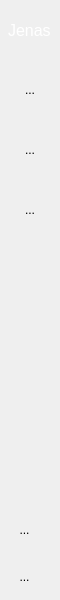
  <widget class="QWidget" name="verticalWidget_1" native="true">
   <property name="geometry">
    <rect>
     <x>0</x>
     <y>0</y>
     <width>60</width>
     <height>600</height>
    </rect>
   </property>
   <property name="minimumSize">
    <size>
     <width>60</width>
     <height>600</height>
    </size>
   </property>
   <property name="maximumSize">
    <size>
     <width>60</width>
     <height>600</height>
    </size>
   </property>
   <property name="styleSheet">
    <string notr="true">QWidget#verticalWidget_1{
background-color: rgb(67, 67, 67);
}
QLabel{
font: 12pt;
color:#FFFFFF;
padding:0px 0px 0px 4px;
}
QLabel:hover,QLabel:presse{
background-color:rgb(160, 160, 160);
}
QToolButton{
border-style:solid;
border-width:0px 0px 0px 0px;
padding:15px;
}
QToolButton:hover{
background-color:rgb(160, 160, 160);
}
QToolButton:checked{
background-color: rgb(180, 180, 180);
}
</string>
   </property>
   <layout class="QVBoxLayout" name="verticalLayout_1">
    <property name="spacing">
     <number>0</number>
    </property>
    <property name="leftMargin">
     <number>0</number>
    </property>
    <property name="topMargin">
     <number>0</number>
    </property>
    <property name="rightMargin">
     <number>0</number>
    </property>
    <property name="bottomMargin">
     <number>0</number>
    </property>
    <item alignment="Qt::AlignHCenter|Qt::AlignVCenter">
     <widget class="QLabel" name="label_name">
      <property name="sizePolicy">
       <sizepolicy hsizetype="Fixed" vsizetype="Fixed">
        <horstretch>0</horstretch>
        <verstretch>0</verstretch>
       </sizepolicy>
      </property>
      <property name="minimumSize">
       <size>
        <width>60</width>
        <height>60</height>
       </size>
      </property>
      <property name="sizeIncrement">
       <size>
        <width>40</width>
        <height>40</height>
       </size>
      </property>
      <property name="text">
       <string>Jenas</string>
      </property>
     </widget>
    </item>
    <item>
     <widget class="QToolButton" name="toolButton_11friend">
      <property name="sizePolicy">
       <sizepolicy hsizetype="Fixed" vsizetype="Fixed">
        <horstretch>0</horstretch>
        <verstretch>0</verstretch>
       </sizepolicy>
      </property>
      <property name="minimumSize">
       <size>
        <width>60</width>
        <height>60</height>
       </size>
      </property>
      <property name="maximumSize">
       <size>
        <width>60</width>
        <height>60</height>
       </size>
      </property>
      <property name="text">
       <string>...</string>
      </property>
      <property name="icon">
       <iconset resource="img.qrc">
        <normaloff>:/img/images/好友列表.png</normaloff>:/img/images/好友列表.png</iconset>
      </property>
      <property name="iconSize">
       <size>
        <width>30</width>
        <height>30</height>
       </size>
      </property>
      <property name="checkable">
       <bool>true</bool>
      </property>
      <attribute name="buttonGroup">
       <string notr="true">buttonGroup_left</string>
      </attribute>
     </widget>
    </item>
    <item>
     <widget class="QToolButton" name="toolButton_12chatroom">
      <property name="minimumSize">
       <size>
        <width>60</width>
        <height>60</height>
       </size>
      </property>
      <property name="maximumSize">
       <size>
        <width>60</width>
        <height>60</height>
       </size>
      </property>
      <property name="text">
       <string>...</string>
      </property>
      <property name="icon">
       <iconset resource="img.qrc">
        <normaloff>:/img/images/群聊.png</normaloff>:/img/images/群聊.png</iconset>
      </property>
      <property name="iconSize">
       <size>
        <width>30</width>
        <height>30</height>
       </size>
      </property>
      <property name="checkable">
       <bool>true</bool>
      </property>
      <attribute name="buttonGroup">
       <string notr="true">buttonGroup_left</string>
      </attribute>
     </widget>
    </item>
    <item>
     <widget class="QToolButton" name="toolButton_13more">
      <property name="minimumSize">
       <size>
        <width>60</width>
        <height>60</height>
       </size>
      </property>
      <property name="maximumSize">
       <size>
        <width>60</width>
        <height>60</height>
       </size>
      </property>
      <property name="text">
       <string>...</string>
      </property>
      <property name="icon">
       <iconset resource="img.qrc">
        <normaloff>:/img/images/功能管理.png</normaloff>:/img/images/功能管理.png</iconset>
      </property>
      <property name="iconSize">
       <size>
        <width>30</width>
        <height>30</height>
       </size>
      </property>
      <property name="checkable">
       <bool>true</bool>
      </property>
      <attribute name="buttonGroup">
       <string notr="true">buttonGroup_left</string>
      </attribute>
     </widget>
    </item>
    <item>
     <spacer name="verticalSpacer">
      <property name="orientation">
       <enum>Qt::Vertical</enum>
      </property>
      <property name="sizeType">
       <enum>QSizePolicy::Fixed</enum>
      </property>
      <property name="sizeHint" stdset="0">
       <size>
        <width>60</width>
        <height>300</height>
       </size>
      </property>
     </spacer>
    </item>
    <item>
     <widget class="QToolButton" name="toolButton_18login">
      <property name="text">
       <string>...</string>
      </property>
      <property name="icon">
       <iconset resource="img.qrc">
        <normaloff>:/img/images/扫码.png</normaloff>:/img/images/扫码.png</iconset>
      </property>
      <property name="iconSize">
       <size>
        <width>30</width>
        <height>30</height>
       </size>
      </property>
     </widget>
    </item>
    <item>
     <widget class="QToolButton" name="toolButton_19logout">
      <property name="text">
       <string>...</string>
      </property>
      <property name="icon">
       <iconset resource="img.qrc">
        <normaloff>:/img/images/登出.png</normaloff>:/img/images/登出.png</iconset>
      </property>
      <property name="iconSize">
       <size>
        <width>30</width>
        <height>30</height>
       </size>
      </property>
     </widget>
    </item>
   </layout>
  </widget>
